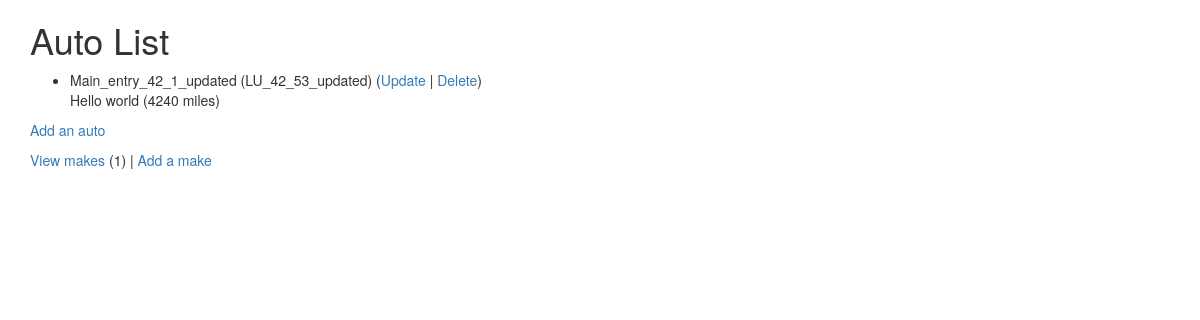
The page /autos/ (signed in) on the database its author committed.
### autos/models.py (models this page shows, shortened)
class Auto(models.Model):
    nickname = models.CharField(
            max_length=200,
            validators=[MinLengthValidator(2, "Nickname must be greater than 1 character")]
            )
    mileage = models.PositiveIntegerField()
    comments = models.CharField(max_length=300)
    make = models.ForeignKey('Make', on_delete=models.CASCADE, null=False)

class Make(models.Model):
    name = models.CharField(
            max_length=200,
            help_text='Enter a make (e.g. Dodge)',
            validators = [MinLengthValidator(2, "Make must be greater than 1 character")]
            )
    def __str__(self):
        return self.name

### autos/views.py (the view)
# urls.py: path('', views.MainView.as_view(), name='all'),
class MainView(LoginRequiredMixin, View):
    def get(self, request):
        mc = Make.objects.all().count()
        al = Auto.objects.all()
        ctx = {'make_count': mc, 'auto_list': al}
        return render(request, 'autos/auto_list.html', ctx)

### autos/templates/autos/auto_list.html (shortened to what this page needs)
{% extends "base_bootstrap.html" %}
{% block content %}
  <h1>Auto List</h1>
  {% if auto_list %}
  <ul>
    {% for auto in auto_list %}
      <li>
          {{ auto.nickname }} ({{ auto.make }})
          (<a href="{% url 'autos:auto_update' auto.id %}">Update</a> |
          <a href="{% url 'autos:auto_delete' auto.id %}">Delete</a>) <br/>
          {{ auto.comments }} ({{ auto.mileage }} miles)
      </li>
    {% endfor %}
  </ul>
  {% else %}
    <p>There are no autos in the library.</p>
  {% endif %}
  <p>
    {% if make_count > 0 %}
      <a href="{% url 'autos:auto_create' %}">Add an auto</a>
    {% else %}
      Please add a make before you add an auto.
    {% endif %}
  </p>
  <p>
  <a href="{% url 'autos:make_list' %}">View makes</a> ({{ make_count }}) |
    <a href="{% url 'autos:make_create' %}">Add a make</a>
  </p>
{% endblock %}

### rows shown on the page
Auto: nickname "Main_entry_42_1_updated", make "LU_42_53_updated", comments "Hello world", mileage "4240"

### other values the page prints
{{ make_count }} "1"
